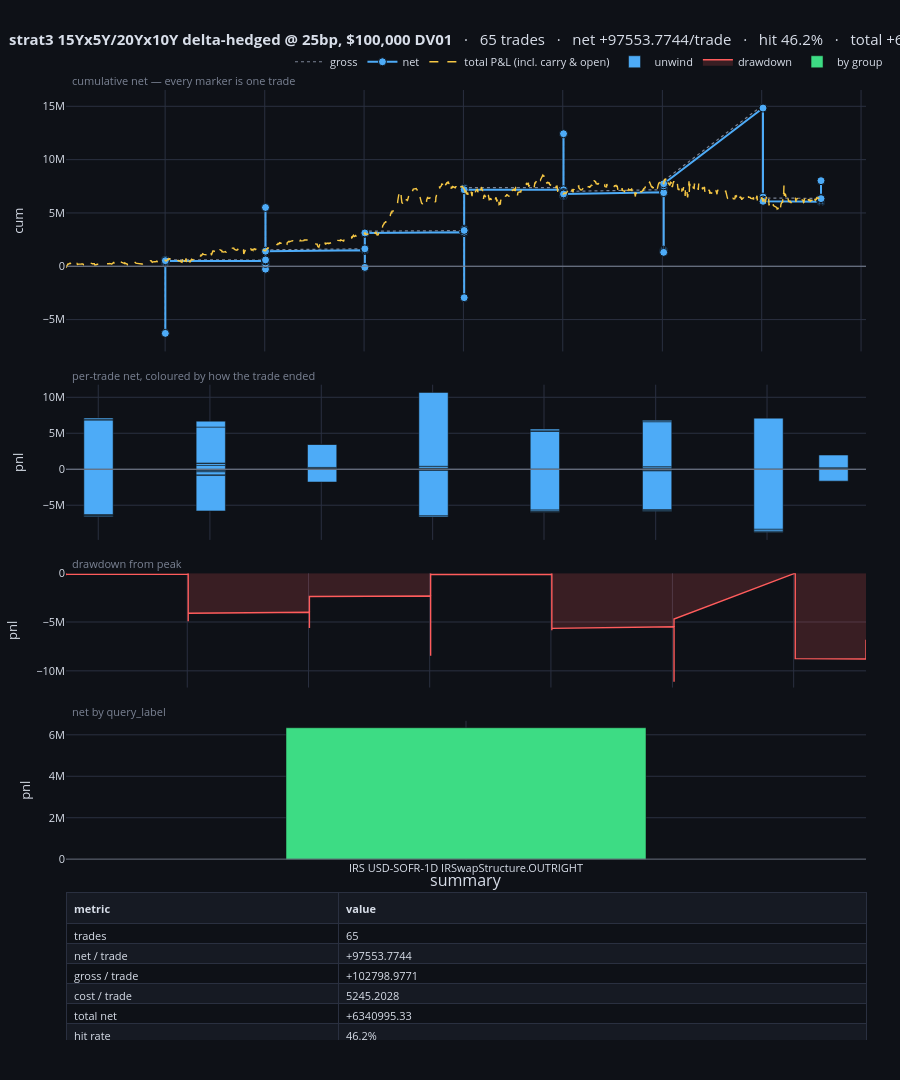

Notebook code for this chart:
### Markdown cell above
## 8. Charts

### Code cell
import plotly.io as pio

pio.renderers.default = "plotly_mimetype+notebook_connected"
from BT.trade_dashboard import compare_curves, summary_stats, trade_dashboard

fig = trade_dashboard(BT, title=f"strat3 {CONFIG.pair_name} delta-hedged @ "
                                f"{CONFIG.hedge_threshold_bp:g}bp, ${CONFIG.package_dv01_usd:,.0f} DV01",
                      span_years=SPAN_YEARS)
fig.show()
